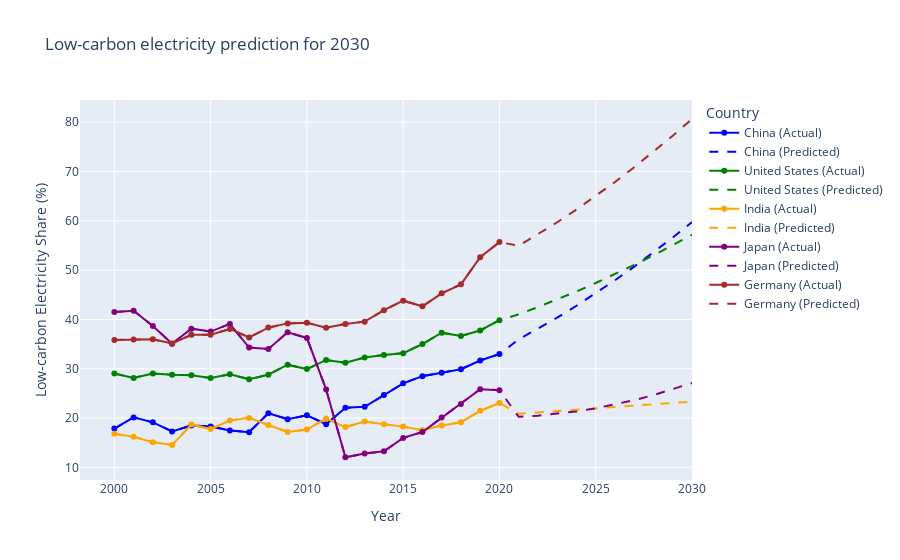

The notebook cell saved with this chart:
### Code cell
from sklearn.preprocessing import PolynomialFeatures
from sklearn.pipeline import make_pipeline
import pandas as pd
import numpy as np
import plotly.graph_objs as go

# Load the data
df = pd.read_csv('data/global-data-on-sustainable-energy.csv')

# List of the five countries we are interested in
countries = ['China', 'United States', 'India', 'Japan', 'Germany']

# Filter the dataframe for the five countries and select the relevant columns
df_five_countries = df[(df['Entity'].isin(countries)) & (df['Year'] >= 2000)]

# Initialize a Plotly figure
fig = go.Figure()

# Define colors for each country
colors = {'China': 'blue', 'United States': 'green', 'India': 'orange', 'Japan': 'purple', 'Germany': 'brown'}

# Degree of the polynomial (try different values for better fit)
degree = 2

# Iterate through each country and plot their low-carbon electricity share and predictions
for country in countries:
    country_data = df_five_countries[df_five_countries['Entity'] == country]
    X = country_data['Year'].values.reshape(-1, 1)
    y = country_data[r'Low-carbon electricity (% electricity)'].values  # Adjust column name as needed
    
    # Train the polynomial regression model
    polynomial_model = make_pipeline(PolynomialFeatures(degree), LinearRegression())
    polynomial_model.fit(X, y)
    
    # Predict for the years starting from the last known year
    future_years = np.arange(X.min(), 2031).reshape(-1, 1)  # Start from the first year to the year 2030
    y_pred = polynomial_model.predict(future_years)
    
    # Combine actual and predicted values for the known range
    predicted_full_series = np.concatenate([y, y_pred[len(X):]])  # Take historical y and append predicted for future
    
    # Plot the historical data
    fig.add_trace(go.Scatter(x=country_data['Year'], y=y, mode='lines+markers', name=f'{country} (Actual)', marker=dict(color=colors[country])))
    
    # Plot the predicted data starting from the last known year
    fig.add_trace(go.Scatter(x=future_years.flatten(), y=predicted_full_series, mode='lines', name=f'{country} (Predicted)', line=dict(color=colors[country], dash='dash')))

# Update the layout of the plot
fig.update_layout(
    title='Low-carbon electricity prediction for 2030',
    xaxis_title='Year',
    yaxis_title='Low-carbon Electricity Share (%)',
    legend_title='Country',
    showlegend=True
)

# Show the plot
fig.show()

### Figure 1 — Plotly figure (JSON) as saved in the notebook; plotly's stock layout.template omitted (floating-point values rounded to 4 significant figures)
{"data": [{"marker": {"color": "blue"}, "mode": "lines+markers", "name": "China (Actual)", "type": "scatter", "x": [2000, 2001, 2002, 2003, 2004, 2005, 2006, 2007, 2008, 2009, 2010, 2011, 2012, 2013, 2014, 2015, 2016, 2017, 2018, 2019, 2020], "y": [17.87, 20.14, 19.14, 17.3, 18.51, 18.3, 17.5, 17.15, 20.98, 19.77, 20.56, 18.75, 22.1, 22.28, 24.66, 27.04, 28.5, 29.2, 29.92, 31.67, 32.98]}, {"line": {"color": "blue", "dash": "dash"}, "mode": "lines", "name": "China (Predicted)", "type": "scatter", "x": [2000, 2001, 2002, 2003, 2004, 2005, 2006, 2007, 2008, 2009, 2010, 2011, 2012, 2013, 2014, 2015, 2016, 2017, 2018, 2019, 2020, 2021, 2022, 2023, 2024, 2025, 2026, 2027, 2028, 2029, 2030], "y": [17.87, 20.14, 19.14, 17.3, 18.51, 18.3, 17.5, 17.15, 20.98, 19.77, 20.56, 18.75, 22.1, 22.28, 24.66, 27.04, 28.5, 29.2, 29.92, 31.67, 32.98, 35.94, 38.1, 40.37, 42.77, 45.29, 47.94, 50.7, 53.59, 56.6, 59.74]}, {"marker": {"color": "green"}, "mode": "lines+markers", "name": "United States (Actual)", "type": "scatter", "x": [2000, 2001, 2002, 2003, 2004, 2005, 2006, 2007, 2008, 2009, 2010, 2011, 2012, 2013, 2014, 2015, 2016, 2017, 2018, 2019, 2020], "y": [29.06, 28.14, 29.04, 28.77, 28.69, 28.13, 28.87, 27.87, 28.81, 30.82, 29.93, 31.79, 31.22, 32.29, 32.81, 33.15, 35.0, 37.32, 36.66, 37.76, 39.85]}, {"line": {"color": "green", "dash": "dash"}, "mode": "lines", "name": "United States (Predicted)", "type": "scatter", "x": [2000, 2001, 2002, 2003, 2004, 2005, 2006, 2007, 2008, 2009, 2010, 2011, 2012, 2013, 2014, 2015, 2016, 2017, 2018, 2019, 2020, 2021, 2022, 2023, 2024, 2025, 2026, 2027, 2028, 2029, 2030], "y": [29.06, 28.14, 29.04, 28.77, 28.69, 28.13, 28.87, 27.87, 28.81, 30.82, 29.93, 31.79, 31.22, 32.29, 32.81, 33.15, 35.0, 37.32, 36.66, 37.76, 39.85, 41.03, 42.5, 44.05, 45.68, 47.39, 49.18, 51.05, 53.0, 55.04, 57.15]}, {"marker": {"color": "orange"}, "mode": "lines+markers", "name": "India (Actual)", "type": "scatter", "x": [2000, 2001, 2002, 2003, 2004, 2005, 2006, 2007, 2008, 2009, 2010, 2011, 2012, 2013, 2014, 2015, 2016, 2017, 2018, 2019, 2020], "y": [16.81, 16.22, 15.11, 14.54, 18.68, 17.77, 19.5, 20.04, 18.61, 17.18, 17.67, 19.91, 18.17, 19.3, 18.76, 18.27, 17.56, 18.51, 19.17, 21.48, 23.06]}, {"line": {"color": "orange", "dash": "dash"}, "mode": "lines", "name": "India (Predicted)", "type": "scatter", "x": [2000, 2001, 2002, 2003, 2004, 2005, 2006, 2007, 2008, 2009, 2010, 2011, 2012, 2013, 2014, 2015, 2016, 2017, 2018, 2019, 2020, 2021, 2022, 2023, 2024, 2025, 2026, 2027, 2028, 2029, 2030], "y": [16.81, 16.22, 15.11, 14.54, 18.68, 17.77, 19.5, 20.04, 18.61, 17.18, 17.67, 19.91, 18.17, 19.3, 18.76, 18.27, 17.56, 18.51, 19.17, 21.48, 23.06, 20.89, 21.14, 21.4, 21.67, 21.94, 22.21, 22.49, 22.77, 23.05, 23.34]}, {"marker": {"color": "purple"}, "mode": "lines+markers", "name": "Japan (Actual)", "type": "scatter", "x": [2000, 2001, 2002, 2003, 2004, 2005, 2006, 2007, 2008, 2009, 2010, 2011, 2012, 2013, 2014, 2015, 2016, 2017, 2018, 2019, 2020], "y": [41.49, 41.77, 38.66, 35.06, 38.13, 37.54, 39.1, 34.29, 34.0, 37.39, 36.25, 25.78, 12.06, 12.81, 13.27, 15.98, 17.17, 20.11, 22.87, 25.86, 25.67]}, {"line": {"color": "purple", "dash": "dash"}, "mode": "lines", "name": "Japan (Predicted)", "type": "scatter", "x": [2000, 2001, 2002, 2003, 2004, 2005, 2006, 2007, 2008, 2009, 2010, 2011, 2012, 2013, 2014, 2015, 2016, 2017, 2018, 2019, 2020, 2021, 2022, 2023, 2024, 2025, 2026, 2027, 2028, 2029, 2030], "y": [41.49, 41.77, 38.66, 35.06, 38.13, 37.54, 39.1, 34.29, 34.0, 37.39, 36.25, 25.78, 12.06, 12.81, 13.27, 15.98, 17.17, 20.11, 22.87, 25.86, 25.67, 20.26, 20.49, 20.85, 21.35, 21.98, 22.74, 23.64, 24.66, 25.82, 27.11]}, {"marker": {"color": "brown"}, "mode": "lines+markers", "name": "Germany (Actual)", "type": "scatter", "x": [2000, 2001, 2002, 2003, 2004, 2005, 2006, 2007, 2008, 2009, 2010, 2011, 2012, 2013, 2014, 2015, 2016, 2017, 2018, 2019, 2020], "y": [35.83, 35.95, 35.97, 35.14, 36.87, 36.92, 38.07, 36.36, 38.34, 39.2, 39.34, 38.34, 39.09, 39.55, 41.89, 43.8, 42.66, 45.3, 47.11, 52.61, 55.68]}, {"line": {"color": "brown", "dash": "dash"}, "mode": "lines", "name": "Germany (Predicted)", "type": "scatter", "x": [2000, 2001, 2002, 2003, 2004, 2005, 2006, 2007, 2008, 2009, 2010, 2011, 2012, 2013, 2014, 2015, 2016, 2017, 2018, 2019, 2020, 2021, 2022, 2023, 2024, 2025, 2026, 2027, 2028, 2029, 2030], "y": [35.83, 35.95, 35.97, 35.14, 36.87, 36.92, 38.07, 36.36, 38.34, 39.2, 39.34, 38.34, 39.09, 39.55, 41.89, 43.8, 42.66, 45.3, 47.11, 52.61, 55.68, 54.93, 57.25, 59.7, 62.29, 65.02, 67.87, 70.86, 73.99, 77.25, 80.64]}], "layout": {"legend": {"title": {"text": "Country"}}, "showlegend": true, "title": {"text": "Low-carbon electricity prediction for 2030"}, "xaxis": {"title": {"text": "Year"}}, "yaxis": {"title": {"text": "Low-carbon Electricity Share (%)"}}}}
